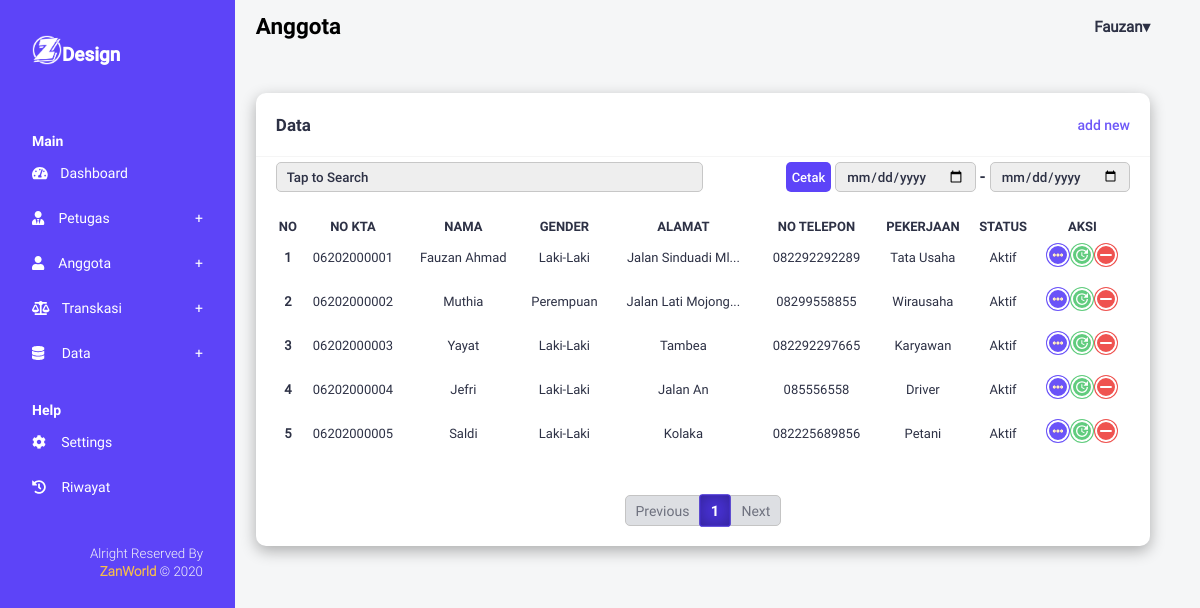
/pages/anggota/data_anggota.php (signed in), run on the app's committed database.
### tables this page shows
CREATE TABLE `petugas` (
  `idpetugas` int(11) NOT NULL,
  `noktp` char(16) NOT NULL,
  `nama` varchar(50) NOT NULL,
  `jenkel` enum('laki-laki','perempuan') DEFAULT NULL,
  `alamat` text DEFAULT NULL,
  `jabatan` enum('pembina','ketua','sekretaris','bendahara','pengawas','pengelola') DEFAULT NULL,
  `tgllahir` date DEFAULT NULL,
  `status` enum('aktif','nonaktif') DEFAULT NULL,
  `waktudaftar` datetime DEFAULT NULL
);

CREATE TABLE `anggota` (
  `nokta` char(15) NOT NULL,
  `nama` varchar(55) NOT NULL,
  `jenkel` enum('laki-laki','perempuan') DEFAULT NULL,
  `alamat` text DEFAULT NULL,
  `notelepon` char(13) NOT NULL,
  `pekerjaan` varchar(30) DEFAULT NULL,
  `status` enum('aktif','nonaktif') DEFAULT NULL,
  `waktudaftar` datetime DEFAULT NULL
);

### assets/library/function.php (called while the page is built, shortened)
<?php
require_once 'function_control.php';
class Library
{
    public function __construct()
    {
        try {
            $host       = "localhost";
            $db_name    = "dbkoperasi";
            $username   = "root";
            $password   = "";
            $this->conn = new PDO("mysql:host=$host;dbname=$db_name", $username, $password);
        } catch (PDOException $e) {
            print "Koneksi atau query bermasalah : " . $e->getMessage() . "<br>";
            die();
        }
    }
}

### assets/library/function_control.php (called while the page is built, shortened)
<?php
class Control
{
    public function hashMethod($action, $data)
    {
        $chipherMethod = "AES-256-CBC";
        $secret_key = "12512235235254626426246426246426";
        $secret_iv = "235235234542524542542542524542524";
        $option = 0;
        $output = false;
        $iv = substr(hash('sha256', $secret_iv), 0, 16);
        $key = hash('sha256', $secret_key);
        if ($action === "encrypt") {
            $output = openssl_encrypt($data, $chipherMethod, $key, $option, $iv);
            $output = base64_encode($output);
        } else {
            if ($action === "decrypt") {
                $output = openssl_decrypt(base64_decode($data), $chipherMethod, $key, $option, $iv);
            }
        }
        return $output;
    }
    public function limitKata($text, $limit)
    {
        if (strlen($text) > $limit) {
            $word = mb_substr($text, 0, $limit - 3) . "...";
        } else {
            $word = $text;
        }
        return $word;
    }
}

### pages/anggota/data_anggota.php (the view, shortened to what this page needs)
<?php
require_once "../../assets/library/function.php";
require_once "../../assets/library/function_control.php";
$library = new Library();
$control = new Control();
$idpetugas = $_SESSION['key'];
$queryUsername = $library->conn->query("SELECT*FROM petugas WHERE idpetugas='$idpetugas'");
$rowQueryUsername = $queryUsername->fetch(PDO::FETCH_ASSOC);
$username = $rowQueryUsername['nama'];
$nickName = explode(" ",$username);
$halaman = 10;
$page = isset($_GET['data']) ? (int)$_GET['data']:1;
$mulai = ($page > 1) ? ($page * $halaman) - $halaman : 0;
$query = $library->conn->query("SELECT*FROM anggota LIMIT $mulai,$halaman");
$data = $library->conn->query("SELECT*FROM anggota");
$totalData = $data->rowCount();
$pages = ceil($totalData/$halaman);
$pages = $pages;
?>
<!DOCTYPE html>
<html lang="en">
<head>
    <link rel="stylesheet" href="../../assets/css/layout.css">
    <link rel="stylesheet" href="../../assets/css/formStyle.css">
    <link rel="stylesheet" href="../../assets/css/all.min.css">
</head>
<body>
    <div class="wrap-all">
        <div class="sidebar">
        <nav class="navbar">
                <div class="navbar-content head">
                    <div class="logo-brand">
                        <img src="../../assets/img/icon/logo.svg" alt="">
                    </div>
                    <div class="title">
                        <h2>Design</h2>
                    </div>
                </div>
                <div class="navbar-content body">
                    <h5 class="head">Main</h5>
                    <ul class="navbar-nav">
                        <li class="navbar-items">
                            <a href="../../index.php" class="navbar-link">
                                <span class="icon"><i class="fas fa-tachometer-alt"></i></span>
                                <span class="title">Dashboard</span>
                            </a>
                        </li>
                        <li class="navbar-items">
                            <a href="#" class="navbar-link head-list">
                                <span class="icon"><i class="fas fa-user-tie"></i></span>
                                <span class="title">Petugas</span>
                            </a>
                        </li>
                        <li class="navbar-items">
                            <a href="#" class="navbar-link head-list">
                                <span class="icon"><i class="fas fa-user"></i></span>
                                <span class="title">Anggota</span>
                            </a>
                        </li>
                        <li class="navbar-items">
                            <a href="#" class="navbar-link head-list">
                                <span class="icon"><i class="fas fa-balance-scale"></i></span>
                                <span class="title">transkasi</span>
                            </a>
                        </li>
                        <li class="navbar-items">
                            <a href="#" class="navbar-link head-list">
                                <span class="icon"><i class="fas fa-database"></i></span>
                                <span class="title">data</span>
                            </a>
                        </li>
                    </ul>
                    <h5 class="head" style="margin-top: 0px;">Help</h5>
                    <ul class="navbar-nav">
                        <li class="navbar-items">
                            <a href="../settings/add_settings.php" class="navbar-link">
                                <span class="icon"><i class="fas fa-cog"></i></span>
                                <span class="title">settings</span>
                            </a>
                        </li>
                        <li class="navbar-items">
                            <a href="../riwayat/add_riwayat.php" class="navbar-link">
                                <span class="icon"><i class="fas fa-history"></i></span>
                                <span class="title">riwayat</span>
                            </a>
                        </li>
                    </ul>
                </div>
                <div class="navbar-content footer">
                    <small>alright reserved by <span>ZanWorld</span> &copy; 2020 </small>
                </div>
            </nav>
        </div>
        <section class="content">
            <header class="content-header">
                <div class="content-title">
                    <h2>Anggota</h3>
                </div>
                <div class="user-dropdown">
                    <a href="#" class="dropdown-toggle">
                        <h4 class="user-name"><?=$nickName[0]?></h4>
                    </a>
                </div>
            </header>
            <div class="content-body">
                <div class="container">
                    <div class="data-view">
                        <div class="table">
                            <div class="table-head">
                                <h1>Data</h1>
                                <a href="add_anggota.php" class="link" title="data pinjaman">add new</a>
                            </div>
                            <div class="table-control">
                                <div class="tb-search">
                                    <input type="search" name="search" class="input-search"
                                        placeholder="Tap to Search" autocomplete="off">
                                </div>
                                <div class="tb-cetak">
                                    <form method="post">
                                        <button type="submit" class="btn btn-print" name="cetak">Cetak</button>
                                        <input type="date" name="tglMulai" class="tgl-mulai">
                                        <span>-</span>
                                        <input type="date" name="tglSelesai" class="tgl-selesai">
                                    </form>
                                </div>
                            </div>
                            <div class="table-body" style="overflow: auto;">
                                <table class="tb_primary">
                                    <thead>
                                        <tr>
                                            <th>NO</th>
                                            <th>NO KTA</th>
                                            <th>NAMA</th>
                                            <th>GENDER</th>
                                            <th>ALAMAT</th>
                                            <th>NO TELEPON</th>
                                            <th>PEKERJAAN</th>
                                            <th>STATUS</th>
                                            <th>AKSI</th>
                                        </tr>
                                    </thead>
                                    <tbody>
                                        <?php
                                            $no = $mulai+1;
                                            while($row = $query->fetch(PDO::FETCH_ASSOC)):
                                        ?>
                                        <tr>
                                            <th><?=$no++?></th>
                                            <td><?=$row['nokta']?></td>
                                            <td><?=$control->limitkata($row['nama'],18)?></td>
                                            <td><?=$row['jenkel']?></td>
                                            <td><?=$control->limitkata($row['alamat'],20)?></td>
                                            <td><?=$row['notelepon']?></td>
                                            <td><?=$row['pekerjaan']?></td>
                                            <td>
                                            <?php
                                                if($row['status'] === 'aktif'){
                                                    echo "Aktif";
                                                }else{
                                                    echo "Non Aktif";
                                                }
                                            ?>
                                            </td>
                                            <td style="display: flex; justify-content:center;">
                                                <a href="#" value="<?=$control->hashMethod('encrypt',$row['nokta'])?>" class="icon icon-detail" title="lihat detail data">
                                                    <img src="../../assets/img/icon/icon-detail2.svg"
                                                        class="icon-action" alt="icon-detail">
                                                </a>
                                                <a href="update_anggota.php?data=<?=$control->hashMethod('encrypt',$row['nokta'])?>" class="icon icon-update" title="ubah data">
                                                    <img src="../../assets/img/icon/icon-update2.svg"
                                                        class="icon-action" alt="icon-update">
                                                </a>
                                                <a href="delete_anggota.php?data=<?=$control->hashMethod('encrypt',$row['nokta'])?>" class="icon icon-delete" title="hapus data"
                                                 onclick="return confirm('Menghapus data ini adalah menonaktifkan anggota. Yakin?');">
                                                    <img src="../../assets/img/icon/icon-delete2.svg"
                                                        class="icon-action" alt="icon-delete">
                                                </a>
                                            </td>
                                        </tr>
                                        <?php
                                            endwhile;
                                        ?>
                                    </tbody>
                                </table>
                            </div>
                            <div class="table-footer">
                                <nav>
                                    <ul class="pagination">
                                        <?php
                                            if($page > 1){
                                        ?>
                                            <li class="page-item active">
                                                <a href="?data=<?= $page - 1 ?>" class="page-link">Previous</a>
                                            </li>
                                        <?php
                                            } else{
                                        ?>
                                            <li class="page-item disabled">
                                                <span class="page-link">Previous</span>
                                            </li>
                                        <?php
                                            }
                                        for($i = 1; $i <= $pages; $i++):
                                            if($page === $i){
                                        ?>
                                            <li class="page-item active">
                                                <span class="page-link"><?= $i ?></span>
                                            </li>
                                        <?php
                                            } else {
                                        ?>
                                            <li class="page-item">
                                                <a href="?data=<?=$i?>" class="page-link"><?= $i ?></a>
                                            </li>
                                        <?php
                                            }
                                            endfor;
                                            if($page < $pages){
                                        ?>
                                            <li class="page-item active">
                                                <a href="?data=<?= $page + 1 ?>" class="page-link">Next</a>
                                            </li>
                                        <?php
                                            } else{
                                        ?>
                                            <li class="page-item disabled">
                                                <span class="page-link">Next</span>
                                            </li>
                                        <?php
                                            }
                                        ?>
                                    </ul>
                                </nav>
                            </div>
                        </div>
                    </div>
                </div>
            </div>
        </section>
    </div>
</body>
</html>

### data on the page
petugas: nama "Fauzan"
anggota: nokta "06202000001", nama "Fauzan Ahmad", jenkel "Laki-Laki", alamat "Jalan Sinduadi Ml...", notelepon "082292292289", pekerjaan "Tata Usaha", status "Aktif"
anggota: nokta "06202000002", nama "Muthia", jenkel "Perempuan", alamat "Jalan Lati Mojong...", notelepon "08299558855", pekerjaan "Wirausaha", status "Aktif"
anggota: nokta "06202000003", nama "Yayat", jenkel "Laki-Laki", alamat "Tambea", notelepon "082292297665", pekerjaan "Karyawan", status "Aktif"
anggota: nokta "06202000004", nama "Jefri", jenkel "Laki-Laki", alamat "Jalan An", notelepon "085556558", pekerjaan "Driver", status "Aktif"
anggota: nokta "06202000005", nama "Saldi", jenkel "Laki-Laki", alamat "Kolaka", notelepon "082225689856", pekerjaan "Petani", status "Aktif"
